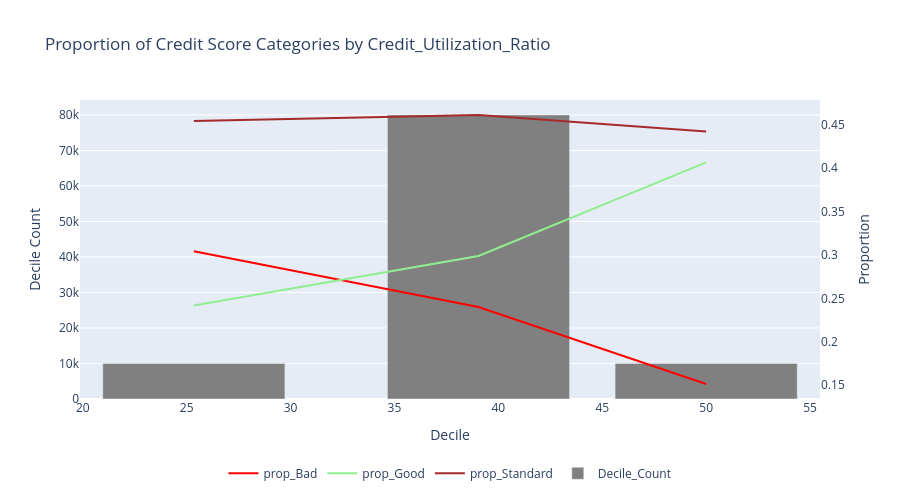

This figure's notebook cell:
### Code cell
chart_types = {
    "prop_Good":"line",
    "prop_Standard":"line",
    "prop_Bad": "line",  
    "Decile_Count": "bar"    
}

fig = plot_interactive_chart(
    df=grouped_deciles_summary,  
    y_columns=["prop_Bad", "prop_Good", "prop_Standard", "Decile_Count"],  
    x_column="Decile_Max",  
    chart_types=chart_types, 
    title=f"Proportion of Credit Score Categories by {continuous_variable}",
    x_title="Decile",
    y_title="Decile Count",  
    y2_title="Proportion",   
    secondary_y=["prop_Bad", "prop_Good", "prop_Standard"],  
    width=900,
    height=500,
    custom_colors={"prop_Bad": "red", "prop_Good":"lightgreen",
    "prop_Standard":"brown", "Decile_Count": "gray"}  
)

fig.show()

### Figure 1 — Plotly figure (JSON) as saved in the notebook; plotly's stock layout.template omitted (floating-point values rounded to 4 significant figures)
{"data": [{"line": {"color": "red"}, "mode": "lines", "name": "prop_Bad", "type": "scatter", "x": [25.34, 39.04, 50.0], "y": [0.3043, 0.2401, 0.1514], "yaxis": "y2"}, {"line": {"color": "lightgreen"}, "mode": "lines", "name": "prop_Good", "type": "scatter", "x": [25.34, 39.04, 50.0], "y": [0.2417, 0.2988, 0.4065], "yaxis": "y2"}, {"line": {"color": "brown"}, "mode": "lines", "name": "prop_Standard", "type": "scatter", "x": [25.34, 39.04, 50.0], "y": [0.454, 0.4611, 0.4421], "yaxis": "y2"}, {"marker": {"color": "gray"}, "name": "Decile_Count", "type": "bar", "x": [25.34, 39.04, 50.0], "y": [10000, 80000, 10000], "yaxis": "y"}], "layout": {"height": 500, "legend": {"orientation": "h", "x": 0.5, "xanchor": "center", "y": -0.2, "yanchor": "top"}, "title": {"text": "Proportion of Credit Score Categories by Credit_Utilization_Ratio"}, "width": 900, "xaxis": {"title": {"text": "Decile"}}, "yaxis": {"title": {"text": "Decile Count"}}, "yaxis2": {"overlaying": "y", "showgrid": false, "side": "right", "title": {"text": "Proportion"}}}}
